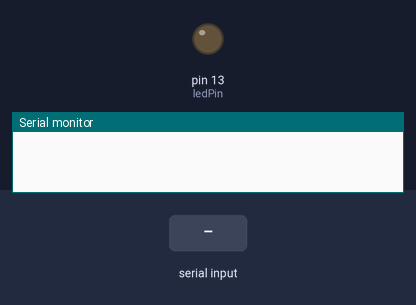
Bench run of a sketch on a simulated Arduino Uno, built with avr-gcc and run on an emulated ATmega328P. Shown: output pins drawn as LEDs (lit = HIGH), the last lines printed to the serial monitor. Inputs (shaded band) come from the test bench.

Above: at 1.2 s.
1.3 s: "ON\n" received over the second serial link
At 2.5 s:
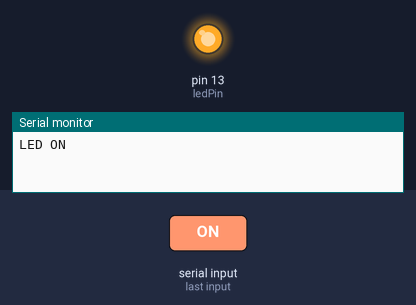
2.8 s: "OFF\n" received over the second serial link
At 3.9 s:
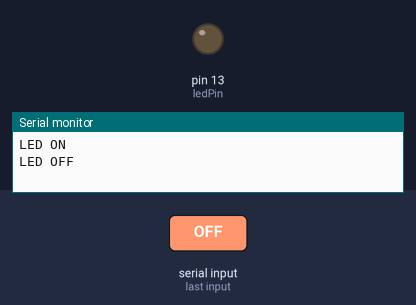
Timing chart, 0 to 5.8 s (numbered marks = the images above; inputs shaded):
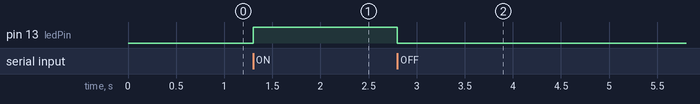

Measured:
- after the input at 1.3 s, pin 13 (ledPin): LOW → HIGH at once
- after the input at 2.8 s, pin 13 (ledPin): HIGH → LOW at once

The sketch:

ardui.ino
```cpp
#include <SoftwareSerial.h>

SoftwareSerial esp8266(18, 19); // RX, TX
const int ledPin = 13;

void setup() {
  pinMode(ledPin, OUTPUT);
  digitalWrite(ledPin, LOW);
  Serial.begin(9600);
  esp8266.begin(9600);
}

void loop() {
  if (esp8266.available()) {
    String command = esp8266.readStringUntil('\n');
    command.trim();
    if (command == "ON") {
      digitalWrite(ledPin, HIGH);
      Serial.println("LED ON");
    } else if (command == "OFF") {
      digitalWrite(ledPin, LOW);
      Serial.println("LED OFF");
    }
  }
}
```
